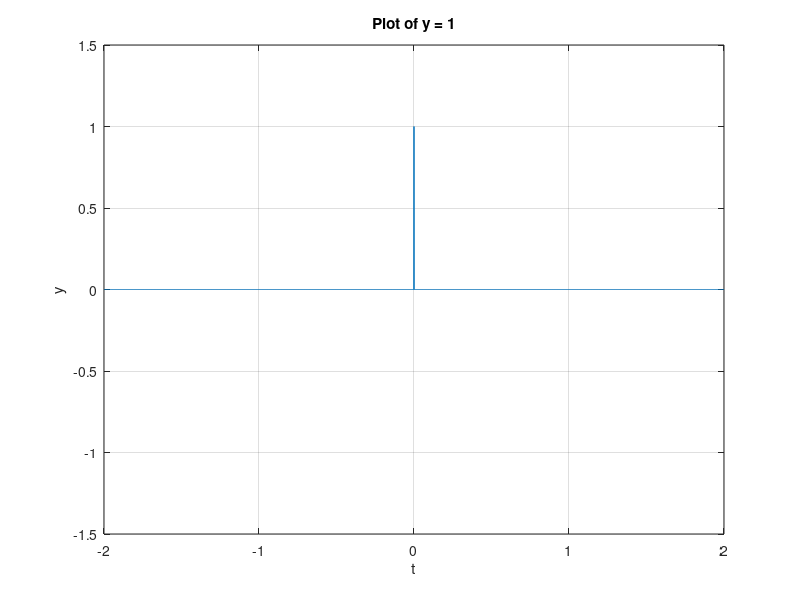

MATLAB code to generate this figure:
fs = 1000;
t = -2:1/fs:2;
y = double(t==0);
plot(t,y)
xlim([-2 2])
ylim([-1.5 1.5])
xlabel('t')
ylabel('y')
title('Plot of y = 1')
grid on
